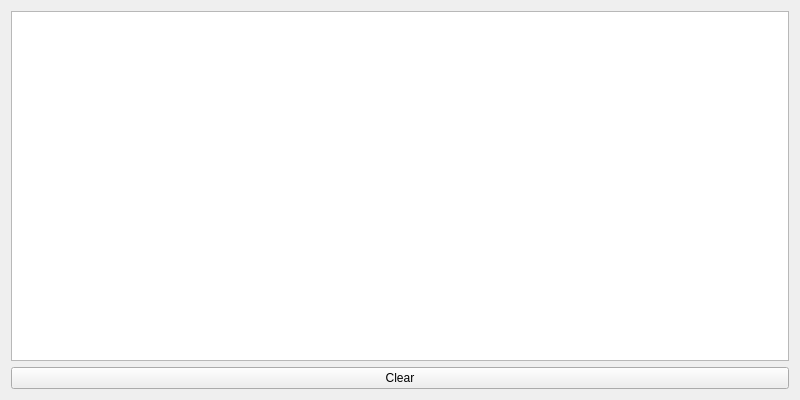
<?xml version="1.0" encoding="UTF-8"?>
<ui version="4.0">
 <class>LogViewer</class>
 <widget class="QWidget" name="About">
  <property name="geometry">
   <rect>
    <x>0</x>
    <y>0</y>
    <width>800</width>
    <height>400</height>
   </rect>
  </property>
  <property name="windowTitle">
   <string>Log</string>
  </property>
  <layout class="QVBoxLayout" name="verticalLayout">
   <item>
      <widget class="QPlainTextEdit" name="logView">
       <property name="readOnly">
        <bool>true</bool>
       </property>
       <property name="textInteractionFlags">
        <set>Qt::TextSelectableByKeyboard|Qt::TextSelectableByMouse</set>
       </property>
      </widget>
     </item>
     <item>
      <widget class="QPushButton" name="clearButton">
       <property name="sizePolicy">
        <sizepolicy hsizetype="Minimum" vsizetype="Fixed">
         <horstretch>0</horstretch>
         <verstretch>0</verstretch>
        </sizepolicy>
       </property>
       <property name="text">
        <string>Clear</string>
       </property>
      </widget>
     </item>
  </layout>
 </widget>
 <resources/>
 <connections/>
</ui>
